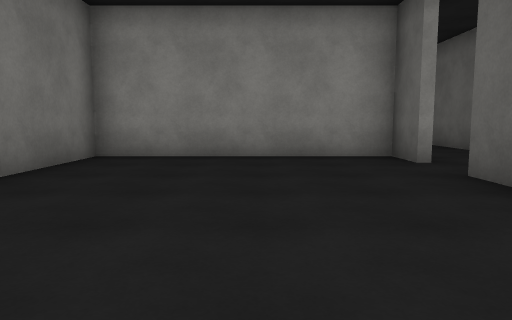
view 1 (above)

23 first-person views from a walk through a scene from a Unity 3-D project. The camera is 1.2 m above the floor, tilts 6° down and sees 70° across. The floor is counted in squares, 1.68 m on a side. Each view is taken from the middle of a square. On the plan, view 1 faces up. The plan holds only what a view shows up to about 11 squares ahead; the rest is blank. The place goes on beyond the plan. The player character is not drawn. Surface patterns are stand-ins for the level's own textures.

view 2
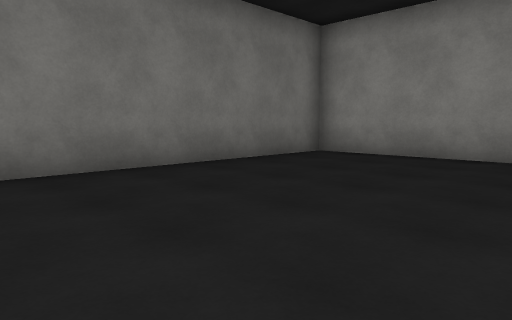

view 3
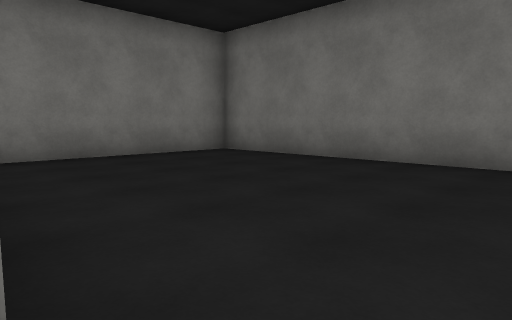

view 4
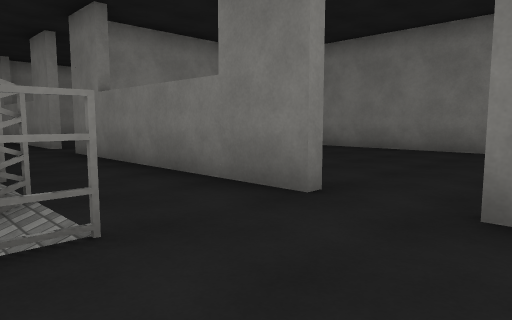

view 5
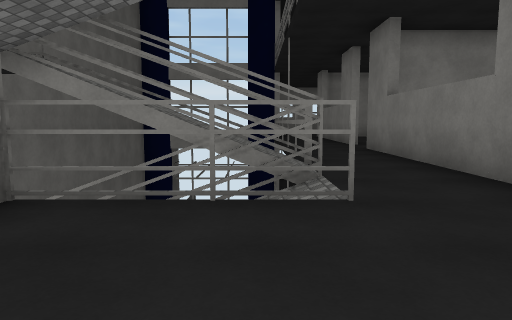

view 6
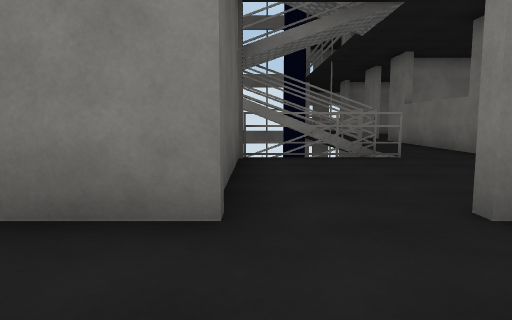

view 7
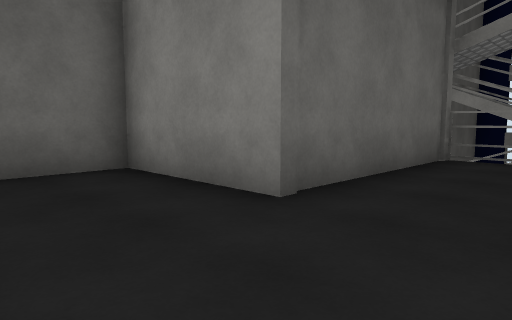

view 8
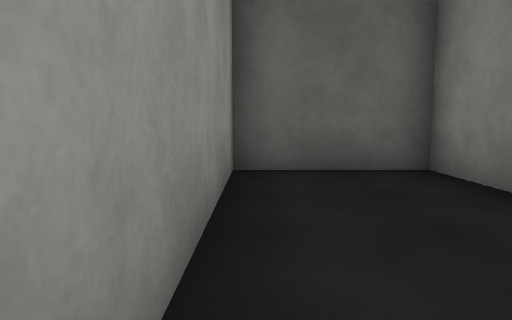

view 9
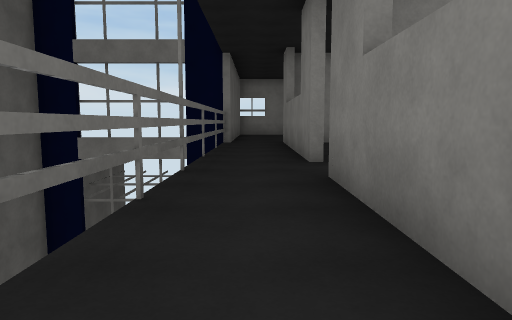

view 10
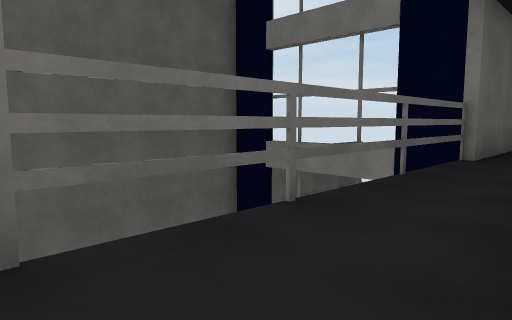

view 11
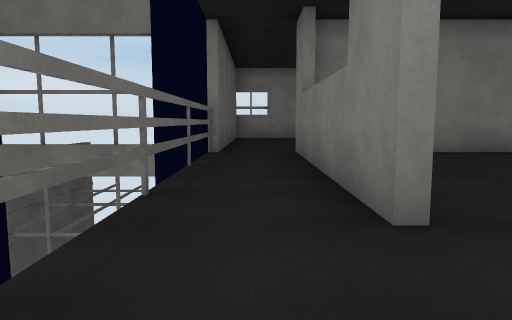

view 12
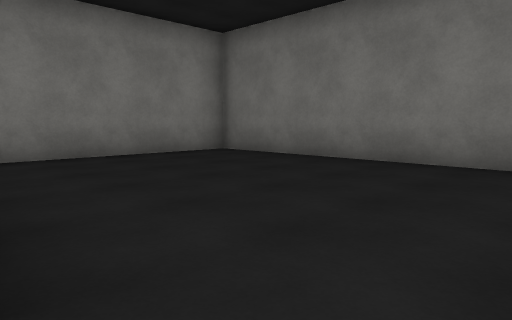

view 13
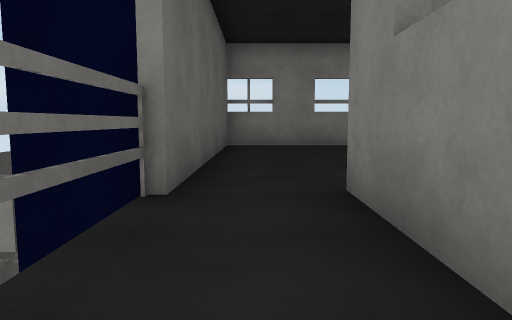

view 14
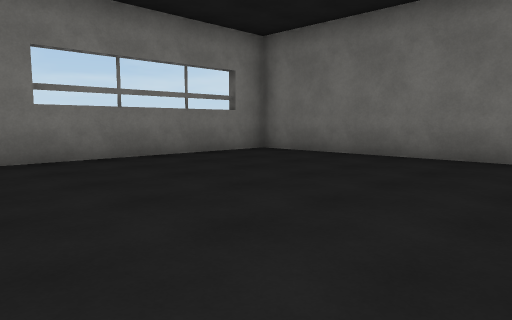

view 15
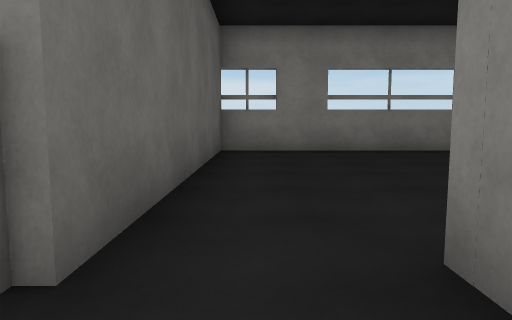

view 16
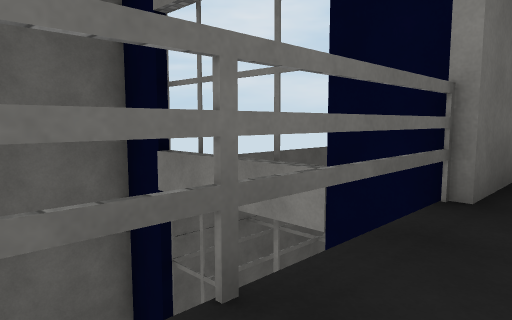

view 17
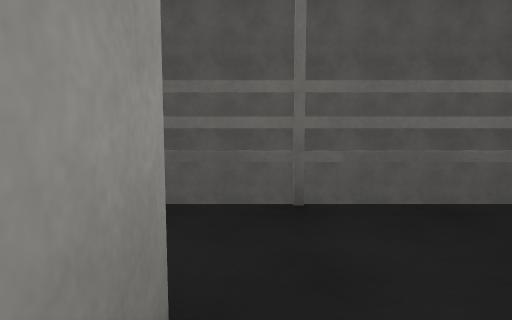

view 18
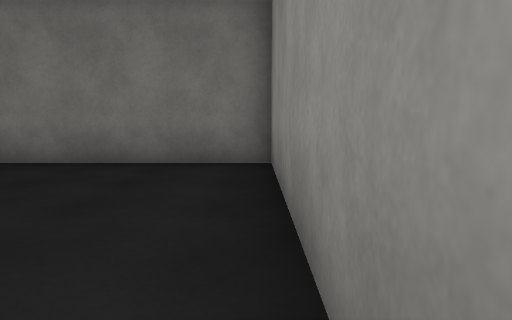

view 19
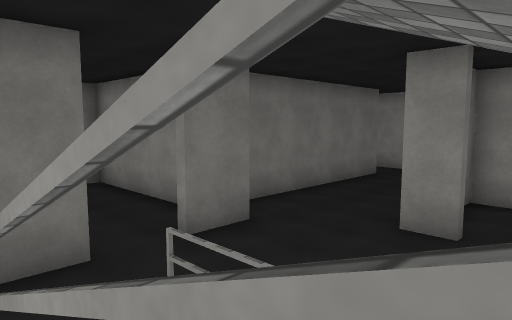

view 20
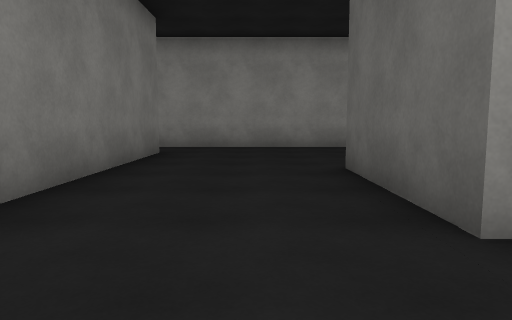

view 21
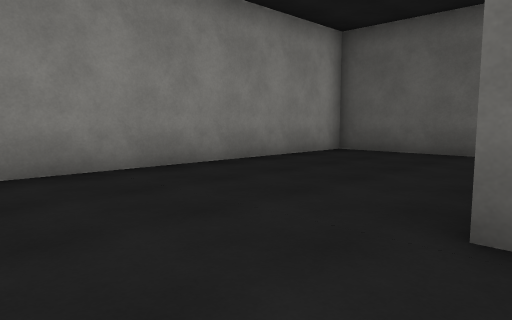

view 22
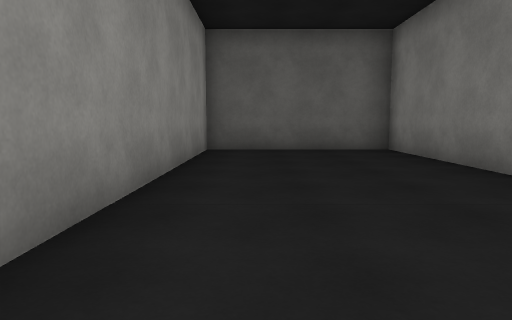

view 23
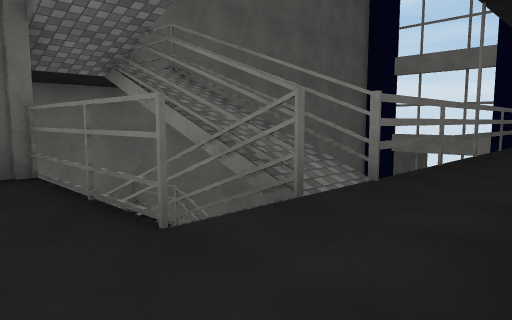

### Floor plan
Key: @ floor where view 1 was taken; # wall or solid block; . floor; / step, stairs or slope; v drop or lower ground.
Columns run from 4 left of view 1 to 12 right of it. Each row starts with its distance up from view 1.
 18      ###########
 17       ..........#
 16       ..........#
 15       #.........#
 14       #.........#
 13       #..#######
 12       #..#......#
 11       #..#......#
 10       #..##.....#
  9       #......###
  8  #######.....#
  7 #......#.....#
  6 #............#
  5 #........#...#
  4 #......#../     #
  3 #......#..///#  #
  2 #......#..////  #
  1 #......#.v     v
  0 #...@..#.#     v
 -1  #######.#     v
 -2 #........#     v
 -3 #........#     v
 -4 #......#.#     v
 -5 #......#.#     v
 -6 #......#.#     v
 -7 #......#.#     v
 -8 #......#.#     v
 -9 #......#.#     v
-10  #######.##vvvv#
-11 #........#     v
-12 #........#     v
-13 #........#     v
-14 #........#     v
-15 #........#
-16 #........#     v
-17  #########     v

Positions as (right, up) in squares from view 1, and headings:
1: (0, 0), facing up
2: (2, 0), facing up-left
3: (3, 6), facing down-left
4: (6, 7), facing down-left
5: (6, 8), facing down
6: (8, 12), facing down
7: (6, 12), facing down-right
8: (6, 12), facing right
9: (4, 3), facing down
10: (3, -2), facing down-right
11: (4, -1), facing down
12: (3, -2), facing down-left
13: (4, -6), facing down
14: (4, -10), facing down-left
15: (4, -8), facing down
16: (4, -6), facing down-right
17: (2, -2), facing right
18: (3, -2), facing left
19: (8, 3), facing up-left
20: (4, 7), facing up
21: (3, 12), facing up-right
22: (2, 16), facing right
23: (3, 6), facing down-right
